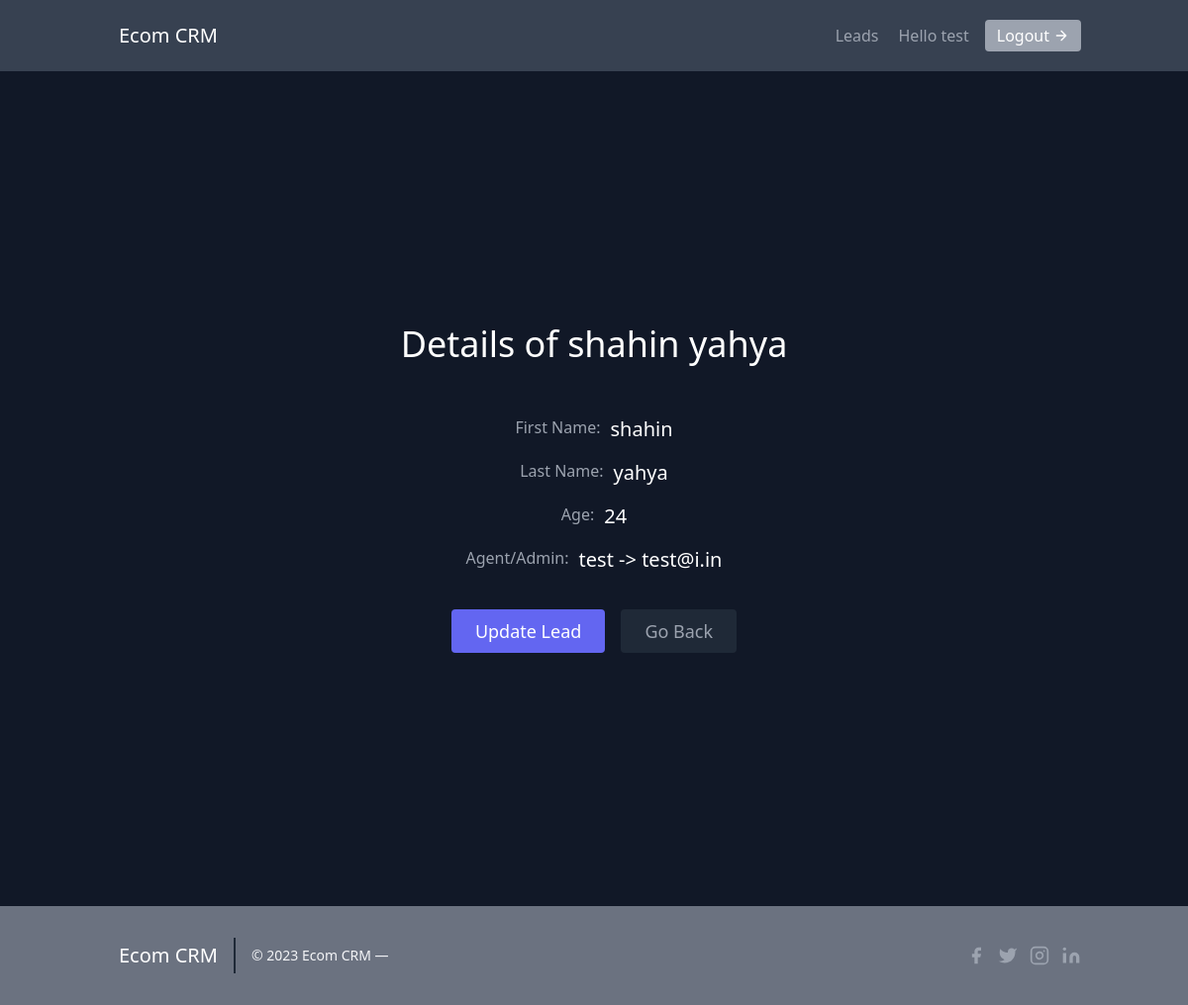
The page /leads/1/ (signed in) on the database its author committed.
### leads/models.py (models this page shows, shortened)
class User(AbstractUser):
    pass

class Lead(models.Model):
    first_name = models.CharField(max_length=25)
    last_name = models.CharField(max_length=25)
    age = models.IntegerField(default=10)
    agent = models.ForeignKey("Agent", on_delete=models.CASCADE)

class Agent(models.Model):
    user = models.OneToOneField(User, on_delete=models.CASCADE)
    organistaion = models.ForeignKey(UserProfile, on_delete=models.CASCADE, default=1)
    def __str__(self):
        return f'{self.user.username} -> {self.user.email}'

### leads/views.py (the view)
# urls.py: path('<int:pk>/', views.LeadDetailView.as_view(), name='lead-detail'),
class LeadDetailView(LoginRequiredMixin, DetailView):      #instead of specifying object_list in html can give custom object_name.
    template_name = 'leads/lead_detail.html'
    queryset = Lead.objects.all()
    context_object_name = 'lead'

### templates/leads/lead_detail.html (shortened to what this page needs)
{% extends "../base.html" %}
{% block content %}
<section class="text-gray-400 bg-gray-900 body-font pt-40 pb-40">
    <div class="container mx-auto flex px-5 py-24 items-center justify-center flex-col">
      <div class="text-center lg:w-2/3 w-full">
        <h1 class="title-font sm:text-4xl text-3xl mb-4 font-medium text-white">Details of {{lead.first_name}} {{lead.last_name}}</h1>
        <div class="flex flex-col items-center pb-9 pt-9">
            <div class="flex gap-x-2.5 pb-4">
                <p>First Name: </p>
                <span class="text-white text-xl"> {{lead.first_name}} </span>
            </div>
            <div class="flex gap-x-2.5 pb-4">
                <p>Last Name: </p>
                <span class="text-white text-xl"> {{lead.last_name}} </span>
            </div>
            <div class="flex gap-x-2.5 pb-4">
                <p>Age: </p>
                <span class="text-white text-xl"> {{lead.age}} </span>
            </div>
            <div class="flex gap-x-2.5">
                <p>Agent/Admin: </p>
                <span class="text-white text-xl"> {{lead.agent}} </span>
            </div>
        </div>
        <div class="flex justify-center">
          <button class="inline-flex text-white bg-indigo-500 border-0 py-2 px-6 focus:outline-none hover:bg-indigo-600 rounded text-lg">
            <a href="{% url 'leads:update-lead' lead.pk %}">
                Update Lead
            </a>
          </button>
          <button class="ml-4 inline-flex text-gray-400 bg-gray-800 border-0 py-2 px-6 focus:outline-none hover:bg-gray-700 hover:text-white rounded text-lg">
            <a href="{% url 'leads:lead-list' %}">
                Go Back
            </a>
          </button>
        </div>
      </div>
    </div>
  </section>
  {% endblock content %}

### templates/leads/navbar.html (shortened to what this page needs)
<header class="text-gray-400 bg-gray-700 body-font">
    <div class="container mx-auto flex flex-wrap p-5 flex-col md:flex-row items-center">
      <a href="{% url 'home' %}" class="flex title-font font-medium items-center text-white mb-4 md:mb-0">
        <span class="ml-3 text-xl">Ecom CRM</span>
      </a>
      <nav class="md:ml-auto flex flex-wrap items-center text-base justify-center">
      {% if request.user.is_authenticated  %}
        <a href="{% url 'leads:lead-list' %}" class="mr-5 hover:text-white cursor-pointer transition-all">Leads</a>
        Hello {{ request.user.username }}
        <a href="{% url 'lead-logout' %}" class="ml-4 cursor-pointer inline-flex items-center bg-gray-400 border-0 py-1 px-3 focus:outline-none hover:bg-gray-900 rounded text-white mt-4 md:mt-0 transition-all">Logout
          <svg fill="none" stroke="currentColor" stroke-linecap="round" stroke-linejoin="round" stroke-width="2" class="w-4 h-4 ml-1" viewBox="0 0 24 24">
            <path d="M5 12h14M12 5l7 7-7 7"></path>
          </svg>
        </a>
      {% endif %}
    </div>
  </header>

### rows shown on the page
User: user.username "test"
Lead: first_name "shahin", last_name "yahya", age "24", agent "test -> test@i.in"
